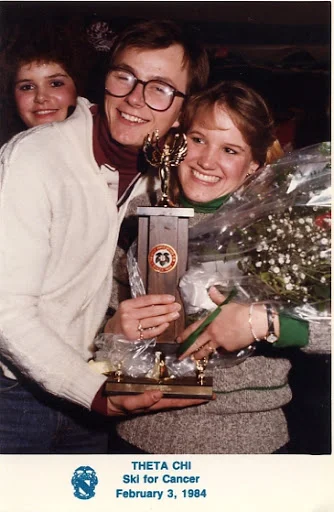
#> input picture research/ski4cancer-upscale-test/orig/01-snow-queen-1984.jpg, 334 x 512 px
$ python capture_real_score.py ../research/ski4cancer-upscale-test/orig/01-snow-queen-1984.jpg ../research/ski4cancer-upscale-test/orig/03-roy-sheppard-1972.jpg
#> lines starting #> are read from the running program, lines starting #| are printed output that depends on the picture; long printed decimals are rounded
#> in main, image is the input picture: PIL image 334x512 RGB; mean R, G, B 128.2, 108, 103
### jobs/photo/score.py
"""ph-1: the seven-part quality score (photo.md section 3 step 2), measured on the mask where given."""
import numpy as np

WEIGHTS = {"exposure": 20, "contrast": 15, "sharpness": 15, "clipping": 10, "fill": 15, "centring": 10, "background": 15}
LABEL_ROLES = {"tag", "care_label", "flaw", "fabric", "screenshot"}
LABEL_PARTS = ("sharpness", "exposure", "clipping")
SHARP_K = 300.0  # calibrated: 3-px cell texture ~ var 1000+ -> >0.95; same image after a 3-px box blur ~ var 30 -> <0.1


def _grey(img: np.ndarray) -> np.ndarray:
    return img[..., :3].astype(np.float64) @ np.array([0.299, 0.587, 0.114])
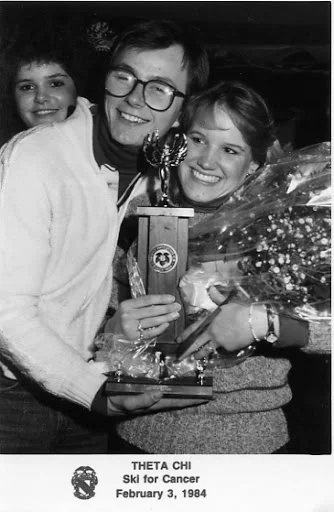
#> returned value: shape (512, 334) float64; min 0, max 255, mean 113.5


def laplacian_var(img: np.ndarray, mask: np.ndarray | None = None) -> float:
    g = _grey(img)
    lap = 4 * g[1:-1, 1:-1] - g[:-2, 1:-1] - g[2:, 1:-1] - g[1:-1, :-2] - g[1:-1, 2:]
    if mask is not None:
        lap = lap[mask[1:-1, 1:-1]]
    return float(lap.var()) if lap.size else 0.0


def parts(img: np.ndarray, mask: np.ndarray | None = None, role: str = "front") -> dict:
    g = _grey(img)
    item = g[mask] if mask is not None and mask.any() else g.ravel()
    mean = item.mean() / 255
#> mean = 0.445
    clipped = np.mean((item <= 3) | (item >= 252))
#> clipped = 0.00511
    out = {
        "exposure": float(max(0.0, 1 - abs(mean - 0.5) * 2)),
        "contrast": float(min(1.0, item.std() / 255 / 0.25)),
        "sharpness": float(1 - np.exp(-laplacian_var(img, mask) / SHARP_K)),
        "clipping": float(1 - min(1.0, clipped * 5)),
    }
#> in laplacian_var, `lap = 4 * g[1:-1, 1:-1] - g[:-2, 1:-1] - g[2:, 1:-1] - g[1:-1, :-2] - ..`:
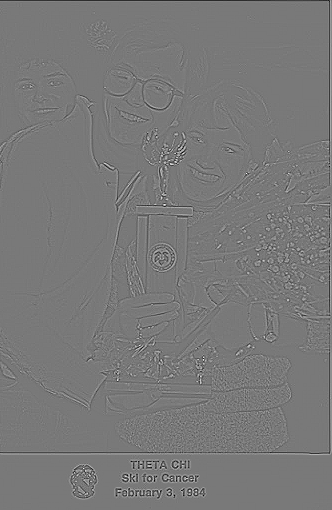
#> lap: shape (510, 332) float64; min -425, max 468.6, mean -0.5; drawn with min black and max white
#> out = {'exposure': 0.89, 'contrast': 1, 'sharpness': 0.994, 'clipping': 0.974}
    if mask is None or not mask.any():
        # no mask: fill, centring and background are unknown, so neutral rather than guessed high or low
        return {**out, "fill": 0.5, "centring": 0.5, "background": 0.5}
    h, w = mask.shape
    ys, xs = np.nonzero(mask)
    out["fill"] = float(min(1.0, mask.mean() / 0.5))
    d = np.hypot(xs.mean() / w - 0.5, ys.mean() / h - 0.5)
    out["centring"] = float(max(0.0, 1 - 2 * d))
    bg = g[~mask]
    out["background"] = float(1 - min(1.0, bg.std() / 255 / 0.25)) if bg.size else 1.0
    return out


def score(img: np.ndarray, mask: np.ndarray | None = None, role: str = "front") -> dict:
    p = parts(img, mask, role)
#> p = {'exposure': 0.89, 'contrast': 1, 'sharpness': 0.994, 'clipping': 0.974, 'fill': 0.5, 'centring': 0.5, 'background': 0.5}
    used = LABEL_PARTS if role in LABEL_ROLES else tuple(WEIGHTS)
    total = sum(WEIGHTS[k] for k in used)
    return {"score": int(round(sum(WEIGHTS[k] * p[k] for k in used) / total * 100)), "parts": p}

### scripts/capture_real_score.py
"""Score one original RGB photo, with its recorded studio role and no mask."""
import json
from pathlib import Path
import sys

import numpy as np
from PIL import Image

sys.path.insert(0, str(Path(__file__).resolve().parents[1]))
from jobs.photo.score import score


def main():
    if len(sys.argv) != 3:
        raise SystemExit("usage: capture_real_score.py PHOTO ROLE")
    with Image.open(sys.argv[1]) as image:
        result = score(np.asarray(image.convert("RGB")), role=sys.argv[2])
#> result = 2 items
    print(json.dumps(result, allow_nan=False))
#| {"score": 77, "parts": {"exposure": 0.8899, "contrast": 1.0, "sharpness": 0.994, "clipping": 0.9745, "fill": 0.5, "centring": 0.5, "background": 0.5}}


if __name__ == "__main__":
    main()

$ run again, on research/ski4cancer-upscale-test/orig/04-capital-times-1972.jpg
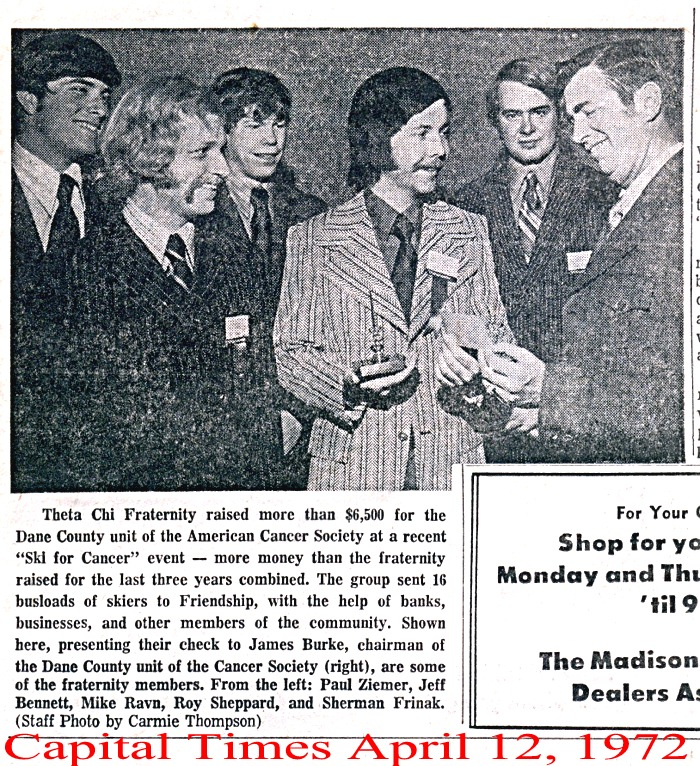
#> input picture research/ski4cancer-upscale-test/orig/04-capital-times-1972.jpg, 700 x 766 px
#> in main, image is the input picture: PIL image 700x766 RGB; mean R, G, B 159.3, 159.5, 161.9
#> mean = 0.626
#> clipped = 0.306
#> in laplacian_var, `lap = 4 * g[1:-1, 1:-1] - g[:-2, 1:-1] - g[2:, 1:-1] - g[1:-1, :-2] - ..`:
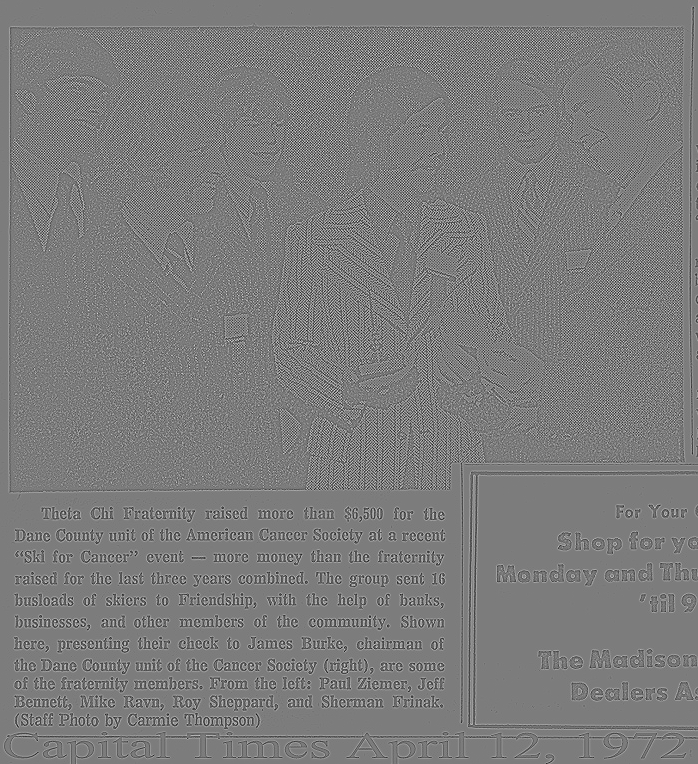
#> lap: shape (764, 698) float64; min -688.4, max 719.8, mean 0; drawn with min black and max white
#> out = {'exposure': 0.747, 'contrast': 1, 'sharpness': 1, 'clipping': 0}
#> p = {'exposure': 0.747, 'contrast': 1, 'sharpness': 1, 'clipping': 0, 'fill': 0.5, 'centring': 0.5, 'background': 0.5}
#> result = 2 items
#| {"score": 65, "parts": {"exposure": 0.7475, "contrast": 1.0, "sharpness": 1.0, "clipping": 0.0, "fill": 0.5, "centring": 0.5, "background": 0.5}}

$ run again, on research/ski4cancer-upscale-test/orig/05-ski-day-2013.jpg
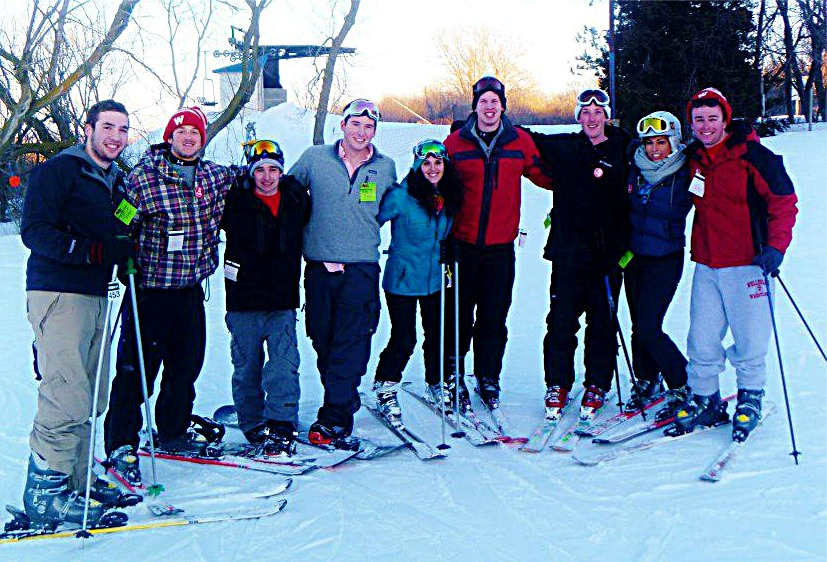
#> input picture research/ski4cancer-upscale-test/orig/05-ski-day-2013.jpg, 827 x 562 px
#> in main, image is the input picture: PIL image 827x562 RGB; mean R, G, B 109.6, 129.4, 155.5
#> in _grey, `return img[..., :3].astype(np.float64) @ np.array([0.299, 0.587, 0.114])`:
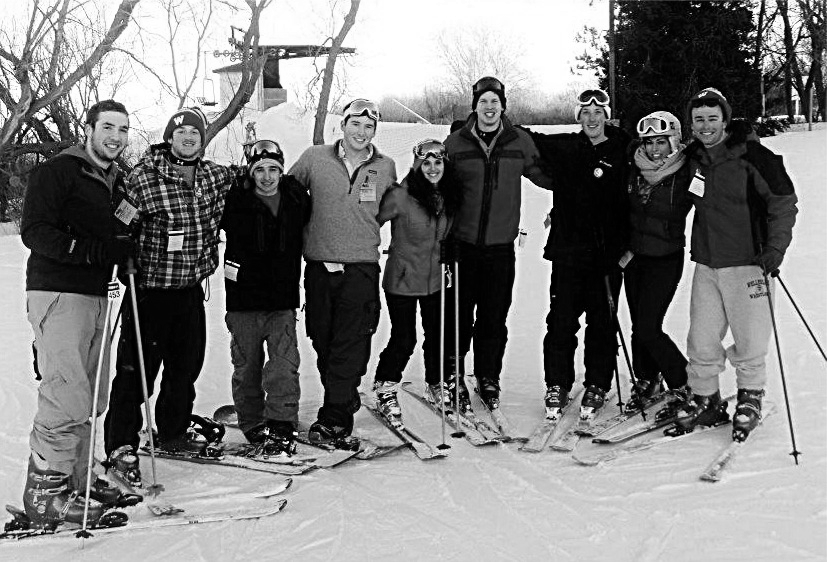
#> returned value: shape (562, 827) float64; min 0, max 255, mean 126.5
#> mean = 0.496
#> clipped = 0.107
#> in laplacian_var, `lap = 4 * g[1:-1, 1:-1] - g[:-2, 1:-1] - g[2:, 1:-1] - g[1:-1, :-2] - ..`:
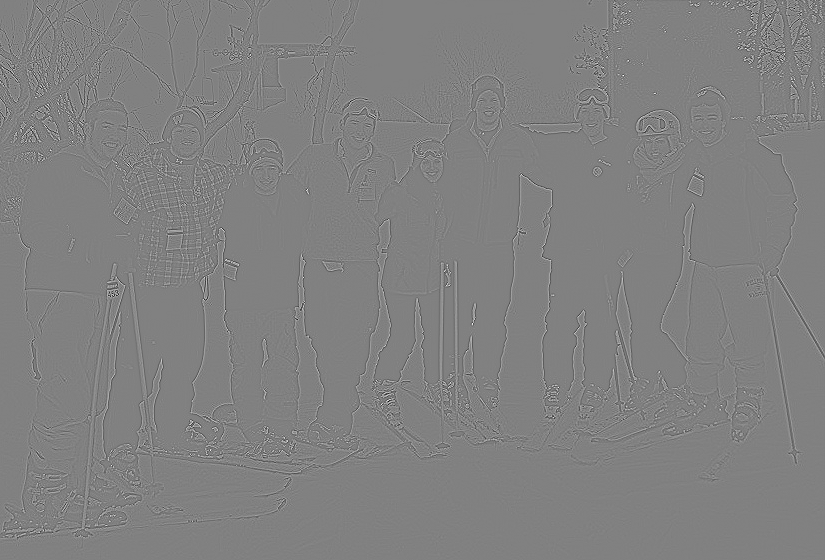
#> lap: shape (560, 825) float64; min -744.1, max 725.8, mean 0; drawn with min black and max white
#> out = {'exposure': 0.992, 'contrast': 1, 'sharpness': 1, 'clipping': 0.464}
#> p = {'exposure': 0.992, 'contrast': 1, 'sharpness': 1, 'clipping': 0.464, 'fill': 0.5, 'centring': 0.5, 'background': 0.5}
#> result = 2 items
#| {"score": 74, "parts": {"exposure": 0.9918, "contrast": 1.0, "sharpness": 1, "clipping": 0.4639, "fill": 0.5, "centring": 0.5, "background": 0.5}}

$ run again, on research/ski4cancer-upscale-test/orig/06-shave-day-2025.jpg
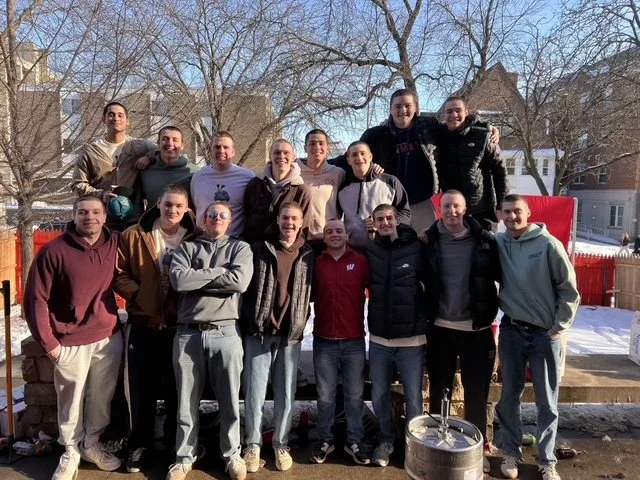
#> input picture research/ski4cancer-upscale-test/orig/06-shave-day-2025.jpg, 640 x 480 px
#> in main, image is the input picture: PIL image 640x480 RGB; mean R, G, B 98.7, 89.4, 92
#> in _grey, `return img[..., :3].astype(np.float64) @ np.array([0.299, 0.587, 0.114])`:
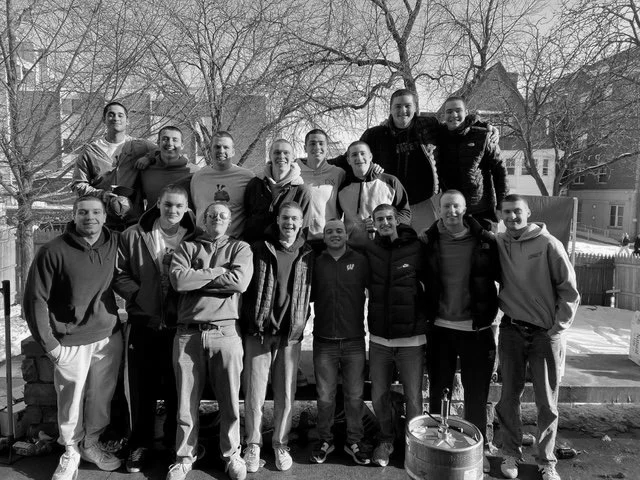
#> returned value: shape (480, 640) float64; min 0, max 255, mean 92.5
#> mean = 0.363
#> clipped = 0.0547
#> in laplacian_var, `lap = 4 * g[1:-1, 1:-1] - g[:-2, 1:-1] - g[2:, 1:-1] - g[1:-1, :-2] - ..`:
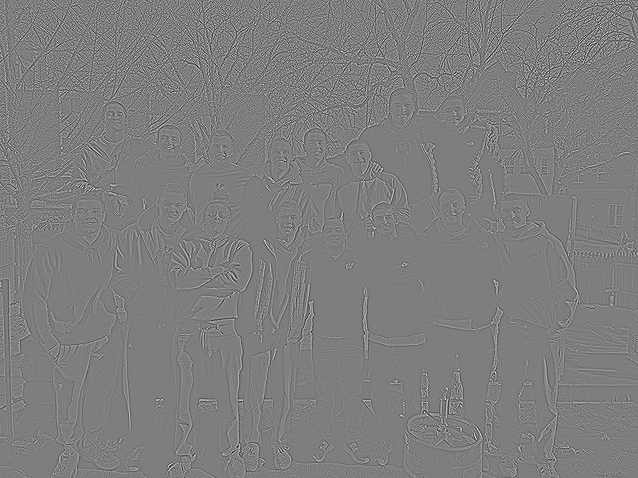
#> lap: shape (478, 638) float64; min -491.9, max 501.3, mean 0; drawn with min black and max white
#> out = {'exposure': 0.725, 'contrast': 1, 'sharpness': 1, 'clipping': 0.727}
#> p = {'exposure': 0.725, 'contrast': 1, 'sharpness': 1, 'clipping': 0.727, 'fill': 0.5, 'centring': 0.5, 'background': 0.5}
#> result = 2 items
#| {"score": 72, "parts": {"exposure": 0.7252, "contrast": 1.0, "sharpness": 1, "clipping": 0.7266, "fill": 0.5, "centring": 0.5, "background": 0.5}}
